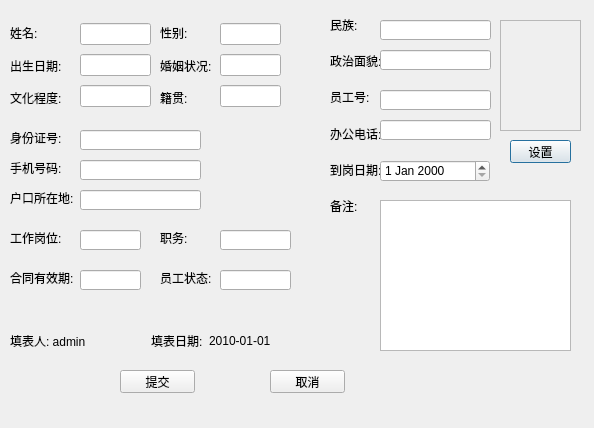
<?xml version="1.0" encoding="UTF-8"?>
<ui version="4.0">
 <class>ModifyDialog</class>
 <widget class="QDialog" name="ModifyDialog">
  <property name="geometry">
   <rect>
    <x>0</x>
    <y>0</y>
    <width>594</width>
    <height>428</height>
   </rect>
  </property>
  <property name="windowTitle">
   <string>Dialog</string>
  </property>
  <widget class="QWidget" name="layoutWidget">
   <property name="geometry">
    <rect>
     <x>220</x>
     <y>20</y>
     <width>61</width>
     <height>91</height>
    </rect>
   </property>
   <layout class="QVBoxLayout" name="verticalLayout_4">
    <item>
     <widget class="QLineEdit" name="SexEdit"/>
    </item>
    <item>
     <widget class="QLineEdit" name="MerryEdit"/>
    </item>
    <item>
     <widget class="QLineEdit" name="WhereEdit"/>
    </item>
   </layout>
  </widget>
  <widget class="QWidget" name="layoutWidget_2">
   <property name="geometry">
    <rect>
     <x>330</x>
     <y>10</y>
     <width>56</width>
     <height>211</height>
    </rect>
   </property>
   <layout class="QVBoxLayout" name="verticalLayout_5">
    <item>
     <widget class="QLabel" name="label_16">
      <property name="text">
       <string>民族:</string>
      </property>
     </widget>
    </item>
    <item>
     <widget class="QLabel" name="label_17">
      <property name="text">
       <string>政治面貌:</string>
      </property>
     </widget>
    </item>
    <item>
     <widget class="QLabel" name="label_18">
      <property name="text">
       <string>员工号:</string>
      </property>
     </widget>
    </item>
    <item>
     <widget class="QLabel" name="label_19">
      <property name="text">
       <string>办公电话:</string>
      </property>
     </widget>
    </item>
    <item>
     <widget class="QLabel" name="label_20">
      <property name="text">
       <string>到岗日期:</string>
      </property>
     </widget>
    </item>
    <item>
     <widget class="QLabel" name="label_21">
      <property name="text">
       <string>备注:</string>
      </property>
     </widget>
    </item>
   </layout>
  </widget>
  <widget class="QLineEdit" name="BackgroundEdit">
   <property name="geometry">
    <rect>
     <x>380</x>
     <y>50</y>
     <width>111</width>
     <height>20</height>
    </rect>
   </property>
  </widget>
  <widget class="QLineEdit" name="PersonNumberEdit">
   <property name="geometry">
    <rect>
     <x>80</x>
     <y>130</y>
     <width>121</width>
     <height>20</height>
    </rect>
   </property>
  </widget>
  <widget class="QLabel" name="label_5">
   <property name="geometry">
    <rect>
     <x>10</x>
     <y>160</y>
     <width>61</width>
     <height>16</height>
    </rect>
   </property>
   <property name="text">
    <string>手机号码:</string>
   </property>
  </widget>
  <widget class="QLineEdit" name="StateEdit">
   <property name="geometry">
    <rect>
     <x>220</x>
     <y>270</y>
     <width>71</width>
     <height>20</height>
    </rect>
   </property>
  </widget>
  <widget class="QLabel" name="label_11">
   <property name="geometry">
    <rect>
     <x>160</x>
     <y>230</y>
     <width>31</width>
     <height>16</height>
    </rect>
   </property>
   <property name="text">
    <string>职务:</string>
   </property>
  </widget>
  <widget class="QLineEdit" name="SituationEdit">
   <property name="geometry">
    <rect>
     <x>80</x>
     <y>230</y>
     <width>61</width>
     <height>20</height>
    </rect>
   </property>
  </widget>
  <widget class="QWidget" name="layoutWidget_3">
   <property name="geometry">
    <rect>
     <x>10</x>
     <y>20</y>
     <width>56</width>
     <height>91</height>
    </rect>
   </property>
   <layout class="QVBoxLayout" name="verticalLayout">
    <item>
     <widget class="QLabel" name="label">
      <property name="text">
       <string>姓名:</string>
      </property>
     </widget>
    </item>
    <item>
     <widget class="QLabel" name="label_3">
      <property name="text">
       <string>出生日期:</string>
      </property>
     </widget>
    </item>
    <item>
     <widget class="QLabel" name="label_6">
      <property name="text">
       <string>文化程度:</string>
      </property>
     </widget>
    </item>
   </layout>
  </widget>
  <widget class="QTextEdit" name="OtherEdit">
   <property name="geometry">
    <rect>
     <x>380</x>
     <y>200</y>
     <width>191</width>
     <height>151</height>
    </rect>
   </property>
  </widget>
  <widget class="QWidget" name="layoutWidget_4">
   <property name="geometry">
    <rect>
     <x>10</x>
     <y>330</y>
     <width>261</width>
     <height>22</height>
    </rect>
   </property>
   <layout class="QHBoxLayout" name="horizontalLayout">
    <item>
     <widget class="QLabel" name="label_15">
      <property name="text">
       <string>填表人: admin</string>
      </property>
     </widget>
    </item>
    <item>
     <spacer name="horizontalSpacer">
      <property name="orientation">
       <enum>Qt::Horizontal</enum>
      </property>
      <property name="sizeHint" stdset="0">
       <size>
        <width>40</width>
        <height>20</height>
       </size>
      </property>
     </spacer>
    </item>
    <item>
     <widget class="QLabel" name="label_14">
      <property name="text">
       <string>填表日期:</string>
      </property>
     </widget>
    </item>
    <item>
     <widget class="QLabel" name="label_22">
      <property name="text">
       <string>2010-01-01</string>
      </property>
     </widget>
    </item>
   </layout>
  </widget>
  <widget class="QLabel" name="label_10">
   <property name="geometry">
    <rect>
     <x>10</x>
     <y>230</y>
     <width>71</width>
     <height>16</height>
    </rect>
   </property>
   <property name="text">
    <string>工作岗位:</string>
   </property>
  </widget>
  <widget class="QLineEdit" name="PeriodEdit">
   <property name="geometry">
    <rect>
     <x>80</x>
     <y>270</y>
     <width>61</width>
     <height>20</height>
    </rect>
   </property>
  </widget>
  <widget class="QPushButton" name="DesignButton">
   <property name="geometry">
    <rect>
     <x>510</x>
     <y>140</y>
     <width>61</width>
     <height>23</height>
    </rect>
   </property>
   <property name="text">
    <string>设置</string>
   </property>
  </widget>
  <widget class="QWidget" name="layoutWidget_5">
   <property name="geometry">
    <rect>
     <x>80</x>
     <y>20</y>
     <width>71</width>
     <height>91</height>
    </rect>
   </property>
   <layout class="QVBoxLayout" name="verticalLayout_2">
    <item>
     <widget class="QLineEdit" name="NameEdit"/>
    </item>
    <item>
     <widget class="QLineEdit" name="BrithdayEdit"/>
    </item>
    <item>
     <widget class="QLineEdit" name="CultureEdit"/>
    </item>
   </layout>
  </widget>
  <widget class="QPushButton" name="SubmitButton">
   <property name="geometry">
    <rect>
     <x>120</x>
     <y>370</y>
     <width>75</width>
     <height>23</height>
    </rect>
   </property>
   <property name="text">
    <string>提交</string>
   </property>
  </widget>
  <widget class="QLabel" name="label_13">
   <property name="geometry">
    <rect>
     <x>160</x>
     <y>270</y>
     <width>51</width>
     <height>16</height>
    </rect>
   </property>
   <property name="text">
    <string>员工状态:</string>
   </property>
  </widget>
  <widget class="QLineEdit" name="NationEdit">
   <property name="geometry">
    <rect>
     <x>380</x>
     <y>20</y>
     <width>111</width>
     <height>20</height>
    </rect>
   </property>
  </widget>
  <widget class="QLabel" name="label_8">
   <property name="geometry">
    <rect>
     <x>10</x>
     <y>130</y>
     <width>61</width>
     <height>16</height>
    </rect>
   </property>
   <property name="text">
    <string>身份证号:</string>
   </property>
  </widget>
  <widget class="QDateEdit" name="ReachEdit">
   <property name="geometry">
    <rect>
     <x>380</x>
     <y>160</y>
     <width>110</width>
     <height>22</height>
    </rect>
   </property>
  </widget>
  <widget class="QLineEdit" name="PlaceEdit">
   <property name="geometry">
    <rect>
     <x>80</x>
     <y>190</y>
     <width>121</width>
     <height>20</height>
    </rect>
   </property>
  </widget>
  <widget class="QLabel" name="label_7">
   <property name="geometry">
    <rect>
     <x>10</x>
     <y>190</y>
     <width>71</width>
     <height>16</height>
    </rect>
   </property>
   <property name="text">
    <string>户口所在地:</string>
   </property>
  </widget>
  <widget class="QLineEdit" name="WorkNumEdit">
   <property name="geometry">
    <rect>
     <x>380</x>
     <y>90</y>
     <width>111</width>
     <height>20</height>
    </rect>
   </property>
  </widget>
  <widget class="QPushButton" name="CancelButton">
   <property name="geometry">
    <rect>
     <x>270</x>
     <y>370</y>
     <width>75</width>
     <height>23</height>
    </rect>
   </property>
   <property name="text">
    <string>取消</string>
   </property>
  </widget>
  <widget class="QWidget" name="layoutWidget_6">
   <property name="geometry">
    <rect>
     <x>160</x>
     <y>20</y>
     <width>56</width>
     <height>91</height>
    </rect>
   </property>
   <layout class="QVBoxLayout" name="verticalLayout_3">
    <item>
     <widget class="QLabel" name="label_2">
      <property name="text">
       <string>性别:</string>
      </property>
     </widget>
    </item>
    <item>
     <widget class="QLabel" name="label_4">
      <property name="text">
       <string>婚姻状况:</string>
      </property>
     </widget>
    </item>
    <item>
     <widget class="QLabel" name="label_9">
      <property name="text">
       <string>籍贯:</string>
      </property>
     </widget>
    </item>
   </layout>
  </widget>
  <widget class="QLineEdit" name="TelEdit">
   <property name="geometry">
    <rect>
     <x>80</x>
     <y>160</y>
     <width>121</width>
     <height>20</height>
    </rect>
   </property>
  </widget>
  <widget class="QLineEdit" name="WorkTelEdit">
   <property name="geometry">
    <rect>
     <x>380</x>
     <y>120</y>
     <width>111</width>
     <height>20</height>
    </rect>
   </property>
  </widget>
  <widget class="QLineEdit" name="PostEdit">
   <property name="geometry">
    <rect>
     <x>220</x>
     <y>230</y>
     <width>71</width>
     <height>20</height>
    </rect>
   </property>
  </widget>
  <widget class="QLabel" name="label_12">
   <property name="geometry">
    <rect>
     <x>10</x>
     <y>270</y>
     <width>71</width>
     <height>16</height>
    </rect>
   </property>
   <property name="text">
    <string>合同有效期:</string>
   </property>
  </widget>
  <widget class="QScrollArea" name="scrollArea">
   <property name="geometry">
    <rect>
     <x>500</x>
     <y>20</y>
     <width>81</width>
     <height>111</height>
    </rect>
   </property>
   <property name="widgetResizable">
    <bool>true</bool>
   </property>
   <widget class="QWidget" name="scrollAreaWidgetContents">
    <property name="geometry">
     <rect>
      <x>0</x>
      <y>0</y>
      <width>79</width>
      <height>109</height>
     </rect>
    </property>
    <widget class="QLabel" name="photolabel_2">
     <property name="geometry">
      <rect>
       <x>0</x>
       <y>0</y>
       <width>81</width>
       <height>111</height>
      </rect>
     </property>
     <property name="text">
      <string/>
     </property>
    </widget>
    <widget class="QLabel" name="photolabel">
     <property name="geometry">
      <rect>
       <x>0</x>
       <y>0</y>
       <width>81</width>
       <height>111</height>
      </rect>
     </property>
     <property name="text">
      <string/>
     </property>
    </widget>
   </widget>
  </widget>
  <widget class="QLabel" name="label_23">
   <property name="geometry">
    <rect>
     <x>-7</x>
     <y>0</y>
     <width>601</width>
     <height>431</height>
    </rect>
   </property>
   <property name="styleSheet">
    <string notr="true">border-image: url(:/image/background_meitu_2.png);</string>
   </property>
   <property name="text">
    <string/>
   </property>
  </widget>
  <zorder>label_23</zorder>
  <zorder>scrollArea</zorder>
  <zorder>layoutWidget</zorder>
  <zorder>layoutWidget_2</zorder>
  <zorder>BackgroundEdit</zorder>
  <zorder>PersonNumberEdit</zorder>
  <zorder>label_5</zorder>
  <zorder>StateEdit</zorder>
  <zorder>label_11</zorder>
  <zorder>SituationEdit</zorder>
  <zorder>layoutWidget_3</zorder>
  <zorder>OtherEdit</zorder>
  <zorder>layoutWidget_4</zorder>
  <zorder>label_10</zorder>
  <zorder>PeriodEdit</zorder>
  <zorder>DesignButton</zorder>
  <zorder>layoutWidget_5</zorder>
  <zorder>SubmitButton</zorder>
  <zorder>label_13</zorder>
  <zorder>NationEdit</zorder>
  <zorder>label_8</zorder>
  <zorder>ReachEdit</zorder>
  <zorder>PlaceEdit</zorder>
  <zorder>label_7</zorder>
  <zorder>WorkNumEdit</zorder>
  <zorder>CancelButton</zorder>
  <zorder>layoutWidget_6</zorder>
  <zorder>TelEdit</zorder>
  <zorder>WorkTelEdit</zorder>
  <zorder>PostEdit</zorder>
  <zorder>label_12</zorder>
 </widget>
 <resources/>
 <connections/>
</ui>
